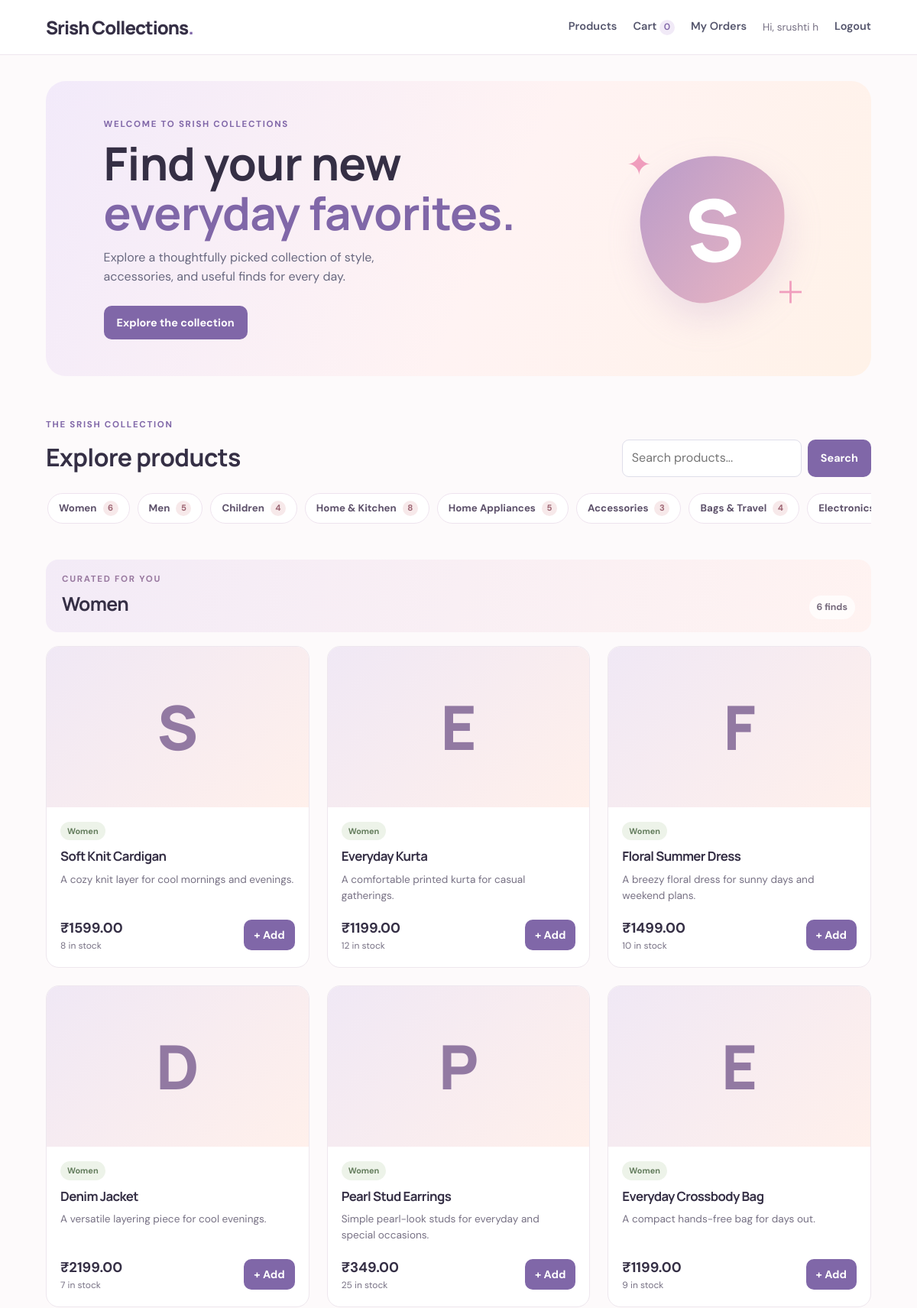
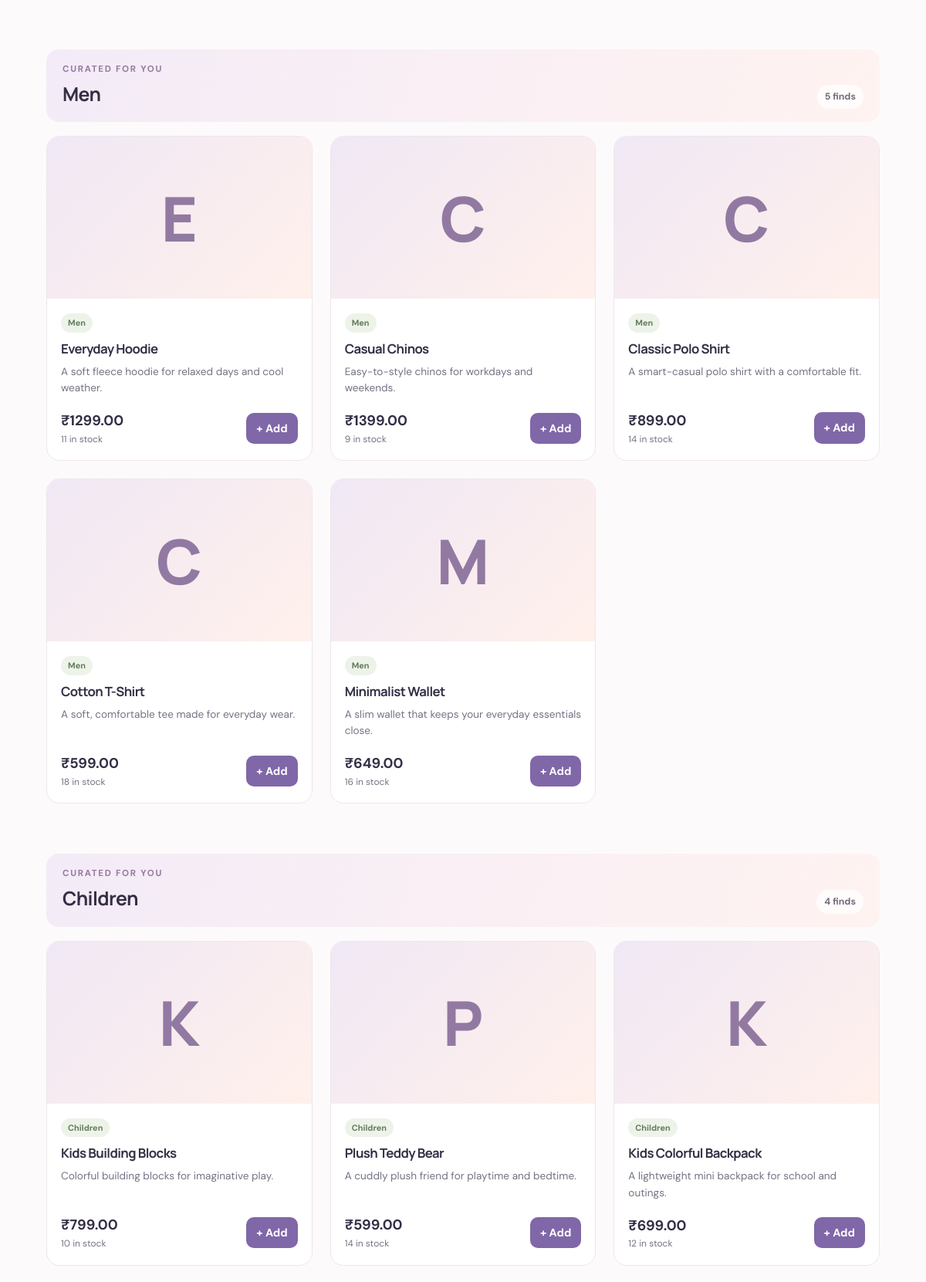
/ (signed in, upper part), run on the app's committed database (2 pictures, top to bottom).
### tables this page shows
CREATE TABLE products (
                id INTEGER PRIMARY KEY AUTOINCREMENT,
                name TEXT NOT NULL,
                description TEXT NOT NULL DEFAULT '',
                price REAL NOT NULL CHECK(price >= 0),
                stock INTEGER NOT NULL DEFAULT 0 CHECK(stock >= 0),
                image_url TEXT NOT NULL DEFAULT ''
            , category TEXT NOT NULL DEFAULT 'Other');

### app.py (the view)
@app.route("/")
def index():
    search = request.args.get("q", "").strip()
    with get_db() as db:
        if search:
            products = db.execute(
                """SELECT * FROM products
                   WHERE name LIKE ? OR description LIKE ? OR category LIKE ?
                   ORDER BY id DESC""",
                (f"%{search}%", f"%{search}%", f"%{search}%"),
            ).fetchall()
        else:
            products = db.execute("SELECT * FROM products ORDER BY id DESC").fetchall()
    products_by_category = {
        category: [product for product in products if product["category"] == category]
        for category in PRODUCT_CATEGORIES
    }
    return render_template(
        "index.html",
        products_by_category=products_by_category,
        search=search,
        products_count=len(products),
    )

### app.py (called while the page is built)
@app.context_processor
def inject_common_values():
    return {"cart_count": sum(int(qty) for qty in session.get("cart", {}).values())}

### database.py (called while the page is built)
@contextmanager
def get_db():
    connection = sqlite3.connect(DATABASE)
    connection.row_factory = sqlite3.Row
    connection.execute("PRAGMA foreign_keys = ON")
    try:
        yield connection
        connection.commit()
    except Exception:
        connection.rollback()
        raise
    finally:
        connection.close()

### templates/index.html (shortened to what this page needs)
{% extends "base.html" %}
{% block content %}
<section class="hero">
  <div>
    <p class="eyebrow">WELCOME TO SRISH COLLECTIONS</p>
    <h1>Find your new<br><span>everyday favorites.</span></h1>
    <p class="hero-copy">Explore a thoughtfully picked collection of style, accessories, and useful finds for every day.</p>
    <a class="button primary" href="#catalog">Explore the collection</a>
  </div>
  <div class="hero-art" aria-hidden="true"><span>✦</span><div class="hero-circle">S</div><span>＋</span></div>
</section>
<section id="catalog" class="section-heading">
  <div><p class="eyebrow">THE SRISH COLLECTION</p><h2>Explore products</h2></div>
  <form class="search-form" method="get" action="{{ url_for('index') }}">
    <input name="q" value="{{ search }}" placeholder="Search products..." aria-label="Search products">
    <button class="button primary" type="submit">Search</button>
  </form>
</section>
{% if products_count %}
<nav class="category-nav" aria-label="Shop by category">
  {% for category, category_products in products_by_category.items() %}
    {% if category_products %}
      <a href="#category-{{ loop.index }}">{{ category }} <span>{{ category_products|length }}</span></a>
    {% endif %}
  {% endfor %}
</nav>
{% for category, category_products in products_by_category.items() %}
  {% if category_products %}
  <section class="category-section" id="category-{{ loop.index }}">
    <div class="category-heading">
      <div><p class="eyebrow">CURATED FOR YOU</p><h2>{{ category }}</h2></div>
      <span class="category-count">{{ category_products|length }} finds</span>
    </div>
    <div class="product-grid">
      {% for product in category_products %}
      <article class="product-card">
        <div class="product-image-wrap">
          <div class="image-fallback" {% if product.image_url %}style="display:none"{% endif %}>{{ product.name[0] }}</div>
        </div>
        <div class="product-info">
          <span class="product-category">{{ product.category }}</span>
          <h3>{{ product.name }}</h3>
          <p class="product-description">{{ product.description }}</p>
          <div class="product-bottom">
            <div><strong class="price">₹{{ "%.2f"|format(product.price) }}</strong><small>{{ product.stock }} in stock</small></div>
            <form method="post" action="{{ url_for('add_to_cart', product_id=product.id) }}">
              <button class="button primary add-button" {% if product.stock == 0 %}disabled{% endif %}>+ Add</button>
            </form>
          </div>
        </div>
      </article>
      {% endfor %}
    </div>
  </section>
  {% endif %}
{% endfor %}
{% else %}
<div class="empty-state"><h3>No products found</h3><p>Try a different search term.</p><a href="{{ url_for('index') }}">Show all products</a></div>
{% endif %}
{% endblock %}

### data on the page
products: name "S", category "Women", name "Soft Knit Cardigan", description "A cozy knit layer for cool mornings and evenings.", price "1599.00", stock "8"
products: name "E", category "Women", name "Everyday Kurta", description "A comfortable printed kurta for casual gatherings.", price "1199.00", stock "12"
products: name "F", category "Women", name "Floral Summer Dress", description "A breezy floral dress for sunny days and weekend plans.", price "1499.00", stock "10"
products: name "D", category "Women", name "Denim Jacket", description "A versatile layering piece for cool evenings.", price "2199.00", stock "7"
products: name "P", category "Women", name "Pearl Stud Earrings", description "Simple pearl-look studs for everyday and special occasions.", price "349.00", stock "25"
products: name "E", category "Women", name "Everyday Crossbody Bag", description "A compact hands-free bag for days out.", price "1199.00", stock "9"
products: name "E", category "Men", name "Everyday Hoodie", description "A soft fleece hoodie for relaxed days and cool weather.", price "1299.00", stock "11"
products: name "C", category "Men", name "Casual Chinos", description "Easy-to-style chinos for workdays and weekends.", price "1399.00", stock "9"
products: name "C", category "Men", name "Classic Polo Shirt", description "A smart-casual polo shirt with a comfortable fit.", price "899.00", stock "14"
products: name "C", category "Men", name "Cotton T-Shirt", description "A soft, comfortable tee made for everyday wear.", price "599.00", stock "18"
products: name "M", category "Men", name "Minimalist Wallet", description "A slim wallet that keeps your everyday essentials close.", price "649.00", stock "16"
products: name "K", category "Children", name "Kids Building Blocks", description "Colorful building blocks for imaginative play.", price "799.00", stock "10"
products: name "P", category "Children", name "Plush Teddy Bear", description "A cuddly plush friend for playtime and bedtime.", price "599.00", stock "14"
products: name "K", category "Children", name "Kids Colorful Backpack", description "A lightweight mini backpack for school and outings.", price "699.00", stock "12"

### other printed values
{{ cart_count }} "0"
{{ session.get('name') }} "srushti h"
{{ category }} "Women" "Men" "Children" "Home & Kitchen" "Home Appliances" "Accessories" "Bags & Travel"
{{ category_products|length }} "6" "5" "4" "8" "5" "3" "4"
{{ category }} "Women" "Men" "Children"
{{ category_products|length }} "6" "5" "4"
